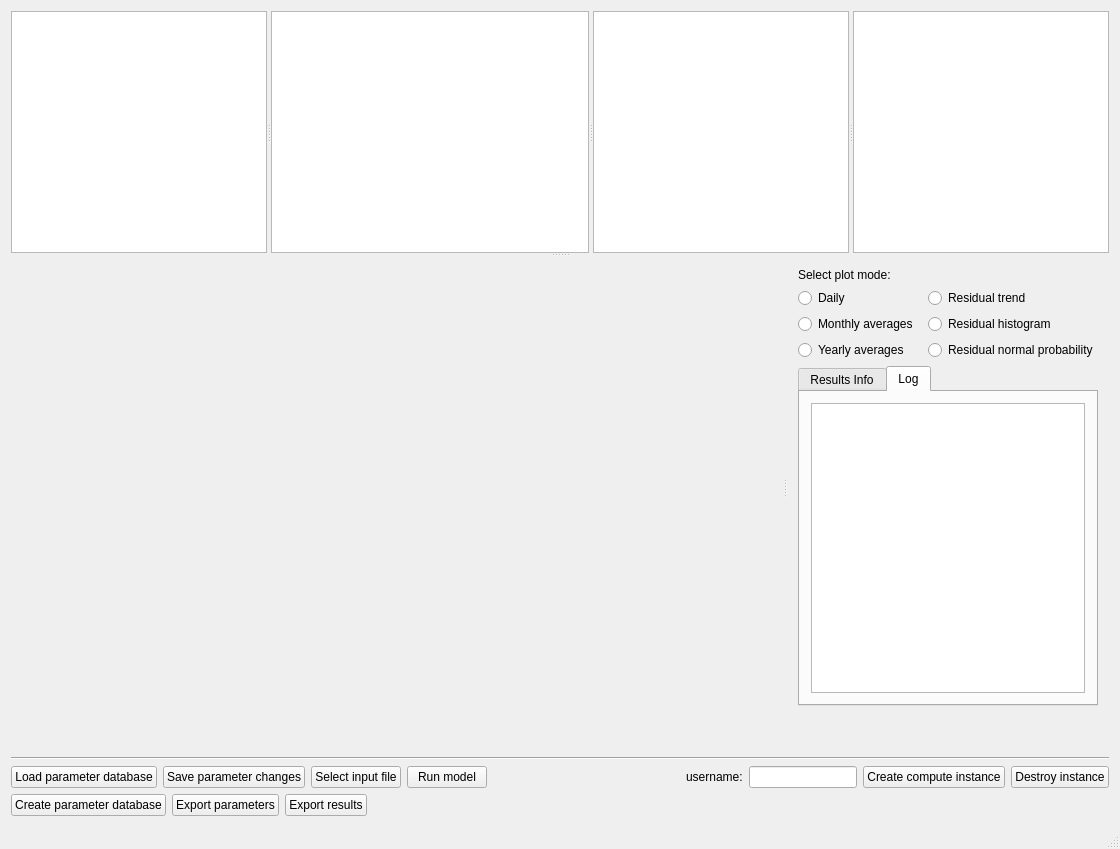
<?xml version="1.0" encoding="UTF-8"?>
<ui version="4.0">
 <class>MainWindow</class>
 <widget class="QMainWindow" name="MainWindow">
  <property name="geometry">
   <rect>
    <x>0</x>
    <y>0</y>
    <width>1120</width>
    <height>849</height>
   </rect>
  </property>
  <property name="windowTitle">
   <string>MainWindow</string>
  </property>
  <widget class="QWidget" name="centralWidget">
   <layout class="QGridLayout" name="gridLayout">
    <item row="0" column="0">
     <layout class="QVBoxLayout" name="verticalLayout_2">
      <item>
       <widget class="QSplitter" name="splitter_3">
        <property name="orientation">
         <enum>Qt::Vertical</enum>
        </property>
        <widget class="QSplitter" name="splitter">
         <property name="orientation">
          <enum>Qt::Horizontal</enum>
         </property>
         <widget class="QTreeView" name="treeViewParameters">
          <property name="sizePolicy">
           <sizepolicy hsizetype="Expanding" vsizetype="Expanding">
            <horstretch>0</horstretch>
            <verstretch>0</verstretch>
           </sizepolicy>
          </property>
         </widget>
         <widget class="QTableView" name="tableViewParameters">
          <property name="sizePolicy">
           <sizepolicy hsizetype="Expanding" vsizetype="Expanding">
            <horstretch>40</horstretch>
            <verstretch>0</verstretch>
           </sizepolicy>
          </property>
         </widget>
         <widget class="QTreeView" name="treeViewResults">
          <property name="sizePolicy">
           <sizepolicy hsizetype="Expanding" vsizetype="Preferred">
            <horstretch>0</horstretch>
            <verstretch>0</verstretch>
           </sizepolicy>
          </property>
         </widget>
         <widget class="QTreeView" name="treeViewInputs"/>
        </widget>
        <widget class="QSplitter" name="splitter_2">
         <property name="orientation">
          <enum>Qt::Horizontal</enum>
         </property>
         <widget class="QCustomPlot" name="widgetPlotResults" native="true">
          <property name="enabled">
           <bool>true</bool>
          </property>
          <property name="sizePolicy">
           <sizepolicy hsizetype="Expanding" vsizetype="Expanding">
            <horstretch>70</horstretch>
            <verstretch>0</verstretch>
           </sizepolicy>
          </property>
          <property name="minimumSize">
           <size>
            <width>0</width>
            <height>100</height>
           </size>
          </property>
         </widget>
         <widget class="QWidget" name="layoutWidget">
          <layout class="QVBoxLayout" name="verticalLayout">
           <property name="sizeConstraint">
            <enum>QLayout::SetDefaultConstraint</enum>
           </property>
           <item>
            <widget class="QLabel" name="labelPlotMode">
             <property name="sizePolicy">
              <sizepolicy hsizetype="Preferred" vsizetype="Fixed">
               <horstretch>0</horstretch>
               <verstretch>0</verstretch>
              </sizepolicy>
             </property>
             <property name="text">
              <string>Select plot mode:</string>
             </property>
            </widget>
           </item>
           <item>
            <layout class="QHBoxLayout" name="horizontalLayout_3">
             <item>
              <layout class="QVBoxLayout" name="verticalLayout_6">
               <item>
                <widget class="QRadioButton" name="radioButtonDaily">
                 <property name="text">
                  <string>Daily</string>
                 </property>
                </widget>
               </item>
               <item>
                <widget class="QRadioButton" name="radioButtonMonthlyAverages">
                 <property name="text">
                  <string>Monthly averages</string>
                 </property>
                </widget>
               </item>
               <item>
                <widget class="QRadioButton" name="radioButtonYearlyAverages">
                 <property name="text">
                  <string>Yearly averages</string>
                 </property>
                </widget>
               </item>
              </layout>
             </item>
             <item>
              <layout class="QVBoxLayout" name="verticalLayout_4">
               <item>
                <widget class="QRadioButton" name="radioButtonErrors">
                 <property name="text">
                  <string>Residual trend</string>
                 </property>
                </widget>
               </item>
               <item>
                <widget class="QRadioButton" name="radioButtonErrorHistogram">
                 <property name="text">
                  <string>Residual histogram</string>
                 </property>
                </widget>
               </item>
               <item>
                <widget class="QRadioButton" name="radioButtonErrorNormalProbability">
                 <property name="text">
                  <string>Residual normal probability</string>
                 </property>
                </widget>
               </item>
              </layout>
             </item>
            </layout>
           </item>
           <item>
            <widget class="QTabWidget" name="tabWidget">
             <property name="minimumSize">
              <size>
               <width>300</width>
               <height>0</height>
              </size>
             </property>
             <property name="currentIndex">
              <number>1</number>
             </property>
             <widget class="QWidget" name="tabResultsInfo">
              <attribute name="title">
               <string>Results Info</string>
              </attribute>
              <layout class="QHBoxLayout" name="horizontalLayout">
               <item>
                <widget class="QTextBrowser" name="textResultsInfo"/>
               </item>
              </layout>
             </widget>
             <widget class="QWidget" name="tabLog">
              <attribute name="title">
               <string>Log</string>
              </attribute>
              <layout class="QHBoxLayout" name="horizontalLayout_2">
               <item>
                <widget class="QTextBrowser" name="textLog"/>
               </item>
              </layout>
             </widget>
            </widget>
           </item>
          </layout>
         </widget>
        </widget>
       </widget>
      </item>
      <item>
       <widget class="QLabel" name="labelGraphValues">
        <property name="text">
         <string>&lt;html&gt;&lt;head/&gt;&lt;body&gt;&lt;p&gt;&lt;br/&gt;&lt;/p&gt;&lt;/body&gt;&lt;/html&gt;</string>
        </property>
       </widget>
      </item>
      <item>
       <widget class="Line" name="line">
        <property name="orientation">
         <enum>Qt::Horizontal</enum>
        </property>
       </widget>
      </item>
      <item>
       <layout class="QHBoxLayout" name="buttonsLayout">
        <item>
         <widget class="QPushButton" name="pushLoadProject">
          <property name="text">
           <string>Load parameter database</string>
          </property>
         </widget>
        </item>
        <item>
         <widget class="QPushButton" name="pushSaveParameters">
          <property name="text">
           <string>Save parameter changes</string>
          </property>
         </widget>
        </item>
        <item>
         <widget class="QPushButton" name="pushUploadInputs">
          <property name="text">
           <string>Select input file</string>
          </property>
         </widget>
        </item>
        <item>
         <widget class="QPushButton" name="pushRun">
          <property name="toolTip">
           <string>&lt;html&gt;&lt;head/&gt;&lt;body&gt;&lt;p&gt;Run INCA.&lt;/p&gt;&lt;/body&gt;&lt;/html&gt;</string>
          </property>
          <property name="text">
           <string>Run model</string>
          </property>
         </widget>
        </item>
        <item>
         <spacer name="horizontalSpacer">
          <property name="orientation">
           <enum>Qt::Horizontal</enum>
          </property>
          <property name="sizeHint" stdset="0">
           <size>
            <width>20</width>
            <height>20</height>
           </size>
          </property>
         </spacer>
        </item>
        <item>
         <widget class="QLabel" name="labelUsername">
          <property name="text">
           <string>username:</string>
          </property>
         </widget>
        </item>
        <item>
         <widget class="QLineEdit" name="lineEditUsername">
          <property name="sizePolicy">
           <sizepolicy hsizetype="Fixed" vsizetype="Fixed">
            <horstretch>0</horstretch>
            <verstretch>0</verstretch>
           </sizepolicy>
          </property>
         </widget>
        </item>
        <item>
         <widget class="QPushButton" name="pushConnect">
          <property name="text">
           <string>Create compute instance</string>
          </property>
         </widget>
        </item>
        <item>
         <widget class="QPushButton" name="pushDisconnect">
          <property name="text">
           <string>Destroy instance</string>
          </property>
         </widget>
        </item>
       </layout>
      </item>
     </layout>
    </item>
    <item row="1" column="0">
     <layout class="QHBoxLayout" name="horizontalLayout_5">
      <item>
       <widget class="QPushButton" name="pushCreateDatabase">
        <property name="text">
         <string>Create parameter database</string>
        </property>
       </widget>
      </item>
      <item>
       <widget class="QPushButton" name="pushExportParameters">
        <property name="text">
         <string>Export parameters</string>
        </property>
       </widget>
      </item>
      <item>
       <widget class="QPushButton" name="pushExportResults">
        <property name="text">
         <string>Export results</string>
        </property>
       </widget>
      </item>
      <item>
       <spacer name="horizontalSpacer_2">
        <property name="orientation">
         <enum>Qt::Horizontal</enum>
        </property>
        <property name="sizeHint" stdset="0">
         <size>
          <width>40</width>
          <height>20</height>
         </size>
        </property>
       </spacer>
      </item>
     </layout>
    </item>
   </layout>
  </widget>
  <widget class="QMenuBar" name="menuBar">
   <property name="geometry">
    <rect>
     <x>0</x>
     <y>0</y>
     <width>1120</width>
     <height>18</height>
    </rect>
   </property>
  </widget>
  <widget class="QStatusBar" name="statusBar"/>
 </widget>
 <layoutdefault spacing="6" margin="11"/>
 <customwidgets>
  <customwidget>
   <class>QCustomPlot</class>
   <extends>QWidget</extends>
   <header>qcustomplot.h</header>
   <container>1</container>
  </customwidget>
 </customwidgets>
 <tabstops>
  <tabstop>treeViewParameters</tabstop>
 </tabstops>
 <resources/>
 <connections/>
</ui>
